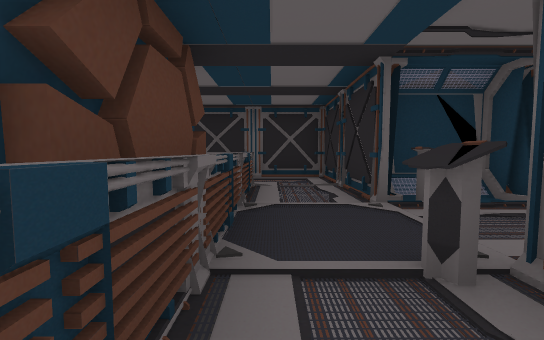
View 1 (above)

15 first-person views from a walk through a scene from a Unity 3-D project. The camera is 1.4 m above the floor, tilts 4° down and sees 90° across. Doors are open. The floor is counted in squares, 2 m on a side. Each view is taken from the middle of a square. On the plan, view 1 faces up. The plan holds only what a view shows up to about 9 squares ahead; the rest is blank. The place goes on beyond the plan. The player is left out. Some animated figures are left out. Some surface patterns are stand-ins.

View 2
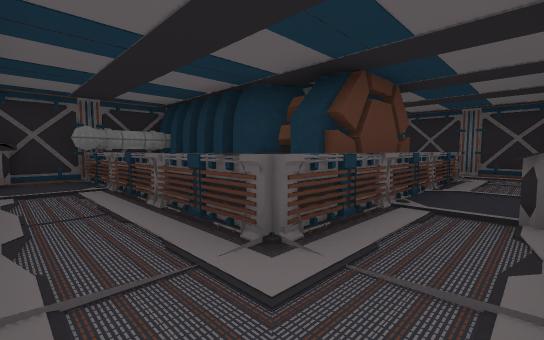

View 3
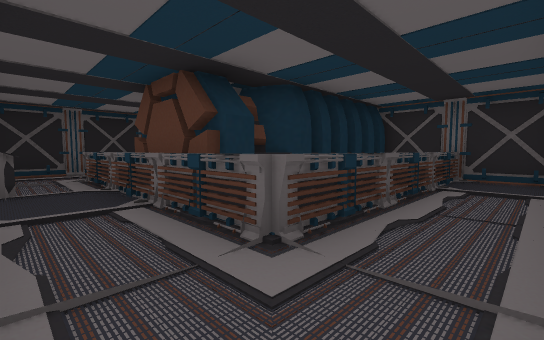

View 4
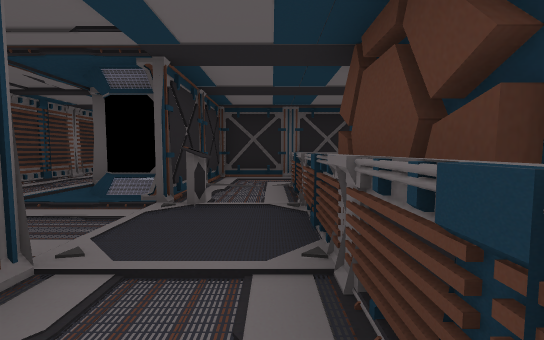

View 5
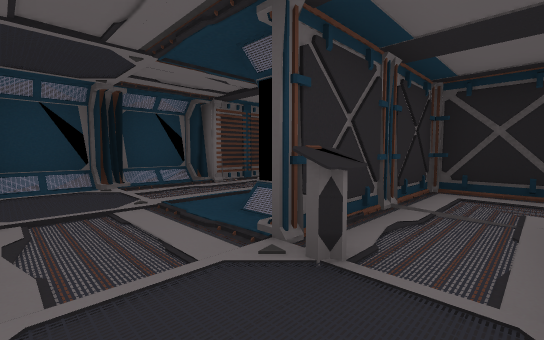

View 6
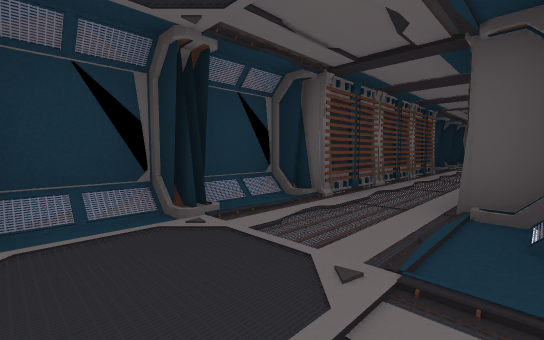

View 7
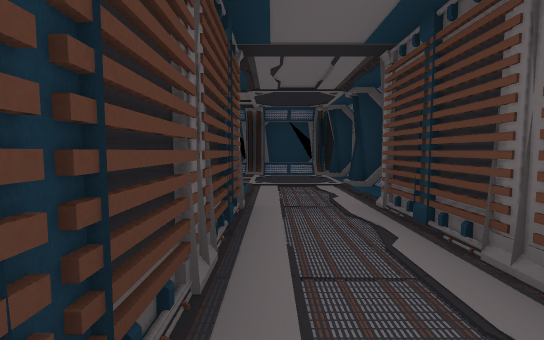

View 8
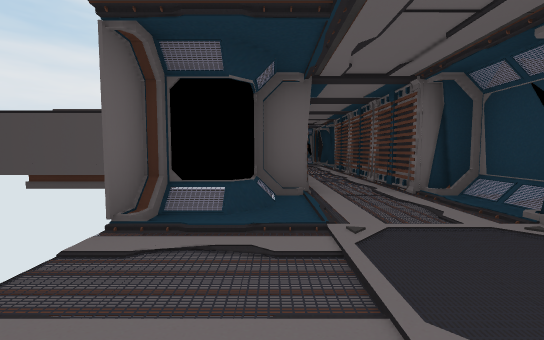

View 9
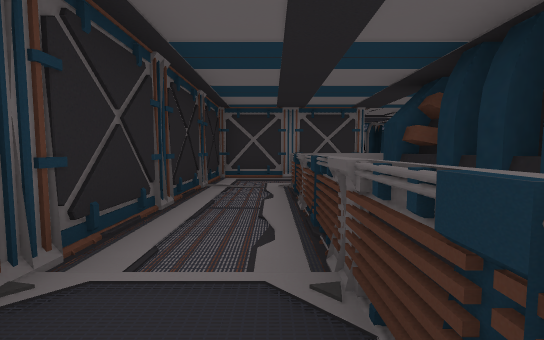

View 10
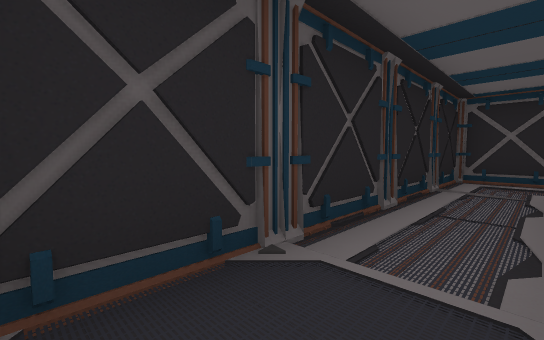

View 11
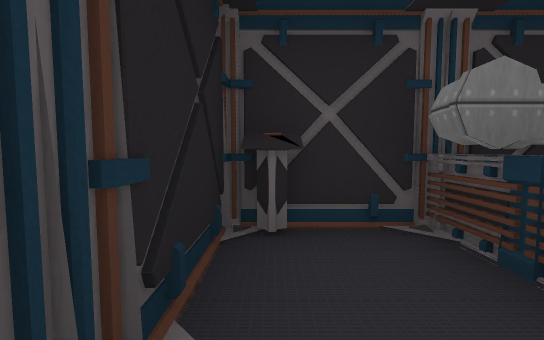

View 12
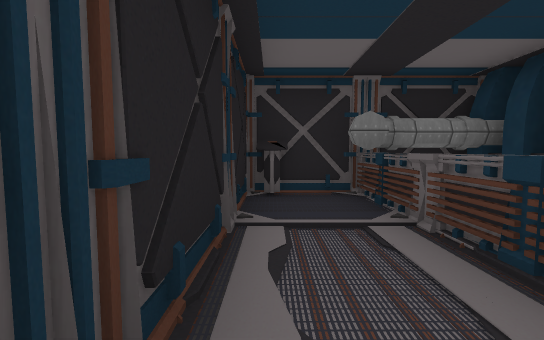

View 13
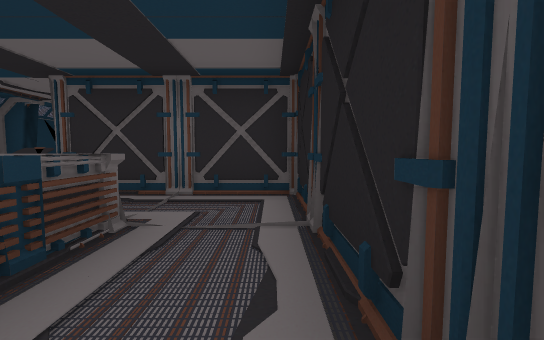

View 14
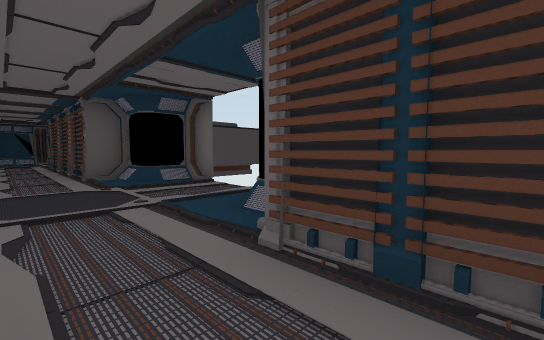

View 15
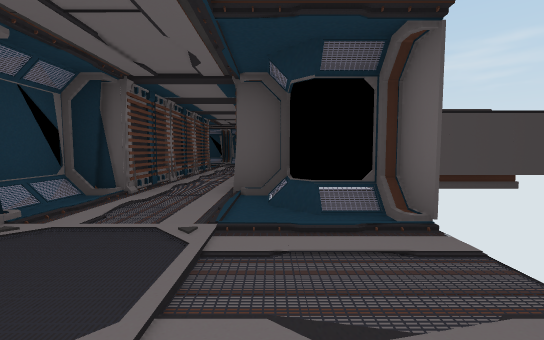

### Floor plan
Key: @ floor where view 1 was taken; # wall or solid block; . floor; / step, stairs or slope; D open door; = window, fence, low wall or low ledge; P pipe; C console; O other object.
Columns run from 7 left of view 1 to 7 right of it. Each row starts with its distance up from view 1.
  8 ##########
  7 #........#
  6 #........#
  5 #=     ..#####
  4 #######..#/#/##
  3       #.DD.../#
  2       #.OD...##
  1 #######.##.../#
  0 #P     @.#/../#
 -1 #........##..##
 -2 #C.......##..#
 -3 ###########..#
 -4           #..#
 -5           #..#
 -6          ##..##
 -7         ##/../#
 -8         #/...##
 -9         DD.../
-10         DD...
-11         #/.../#
-12         ##/../#
-13          ##..##
-14           #..#
-15           #..#
-16  #####    #..#
-17            ..#

Where each view was taken, in squares from view 1:
view 1: 0 up, 0 right, facing up
view 2: 2 down, 1 right, facing up-left
view 3: 7 up, 1 right, facing down-left
view 4: 5 up, 0 right, facing down
view 5: 3 up, 0 right, facing down-right
view 6: 3 up, 3 right, facing down-right
view 7: 4 down, 4 right, facing up
view 8: 11 down, 3 right, facing up
view 9: 6 up, 6 left, facing right
view 10: 6 up, 6 left, facing up-right
view 11: 2 down, 4 left, facing left
view 12: 2 down, 2 left, facing left
view 13: 2 down, 3 left, facing right
view 14: 5 down, 5 right, facing down-left
view 15: 8 down, 3 right, facing down
